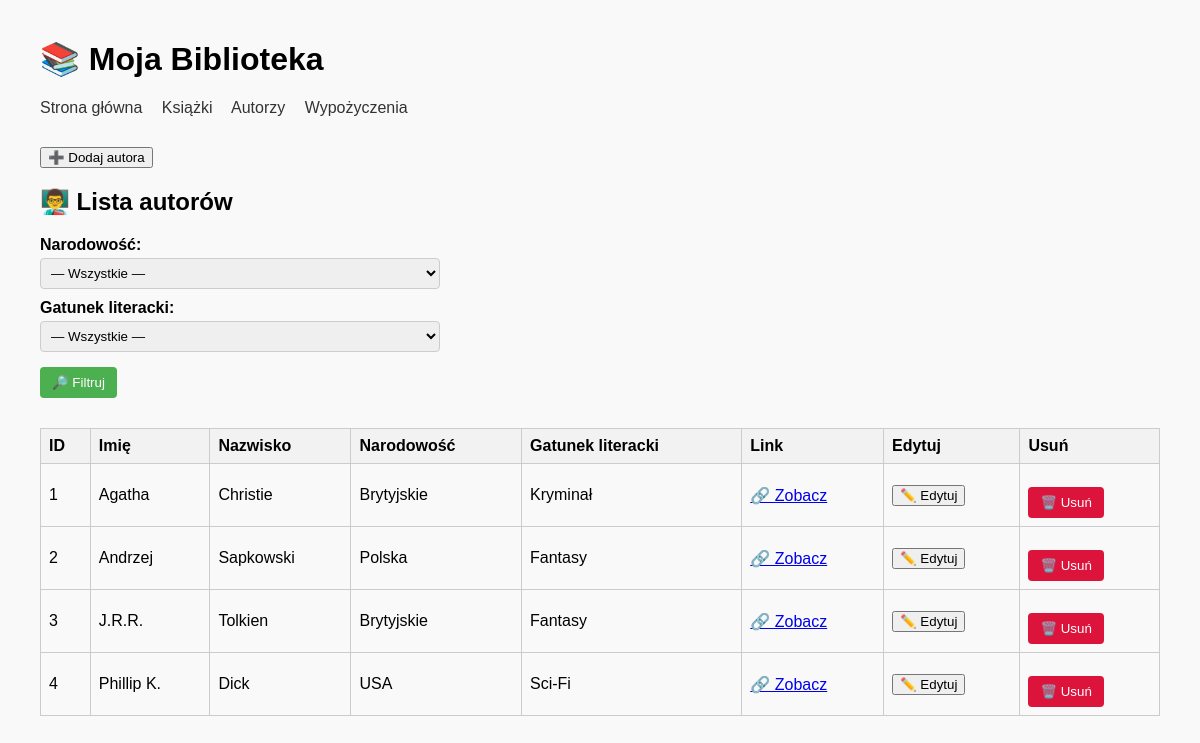
The app's page /authors with its own data.
### app/models.py (models this page shows, shortened)
class Author(db.Model):
    __tablename__ = "authors"
    id = db.Column(db.Integer, primary_key=True)
    name = db.Column(db.String(100), nullable=False)
    surname = db.Column(db.String(100), nullable=False)
    nationality = db.Column(db.String(100))
    main_genre = db.Column(db.String(100))
    info_url = db.Column(db.String(300), nullable=True)
    books = db.relationship("Book", backref="author", lazy="dynamic")

### app/routes.py (the view)
@app.route("/authors", strict_slashes=False)
def authors():
    nationality = request.args.get("nationality")
    main_genre = request.args.get("main_genre")
    query = Author.query
    nationalities = db.session.query(Author.nationality).distinct().filter(Author.nationality.isnot(None)).all()
    genres = db.session.query(Author.main_genre).distinct().filter(Author.main_genre.isnot(None)).all()
    nationality_list = sorted(set(n[0] for n in nationalities if n[0]))
    genre_list = sorted(set(g[0] for g in genres if g[0]))
    if nationality:
        query = query.filter(Author.nationality.ilike(f"%{nationality}%"))
    if main_genre:
        query = query.filter(Author.main_genre.ilike(f"%{main_genre}%"))
    all_authors = query.all()
    return render_template("authors.html", authors=all_authors, nationality_list=nationality_list, genre_list=genre_list)

### app/templates/authors.html (shortened to what this page needs)
{% extends "base.html" %}
{% block content %}
<a href="{{ url_for('new_author') }}">
    <button>➕ Dodaj autora</button>
</a>
<h2>👨‍🏫 Lista autorów</h2>
<form method="GET" action="{{ url_for('authors') }}">
    <label for="nationality">Narodowość:</label>
    <select name="nationality">
        <option value="">— Wszystkie —</option>
    </select>
    <label for="main_genre">Gatunek literacki:</label>
    <select name="main_genre">
        <option value="">— Wszystkie —</option>
    </select>
    <button type="submit">🔎 Filtruj</button>
</form>
<table>
    <tr>
        <th>ID</th>
        <th>Imię</th>
        <th>Nazwisko</th>
        <th>Narodowość</th>
        <th>Gatunek literacki</th>
        <th>Link</th>
        <th>Edytuj</th>
        <th>Usuń</th>
    </tr>
    {% for author in authors %}
    <tr>
        <td>{{ author.id }}</td>
        <td>{{ author.name }}</td>
        <td>{{ author.surname }}</td>
        <td>{{ author.nationality or "—" }}</td>
        <td>{{ author.main_genre or "—" }}</td>
        <td>
            {% if author.info_url %}
            <a href="{{ author.info_url }}" target="_blank">🔗 Zobacz</a>
            {% else %}
            —
            {% endif %}
        </td>
        <td>
            <a href="{{ url_for('edit_author', author_id=author.id) }}">
                <button>✏️ Edytuj</button>
            </a>
        </td>
        <td>
            <form method="POST" action="{{ url_for('delete_author', author_id=author.id) }}" style="display:inline;"
                onsubmit="return confirm('Czy na pewno chcesz usunąć tego autora?');">
                <button type="submit" style="background-color: crimson; color: white;">🗑️ Usuń</button>
            </form>
        </td>
    </tr>
    {% endfor %}
</table>
{% endblock %}

### app/static/style.css (style rules this page uses)
body { font-family: Arial, sans-serif; margin: 40px; background-color: #f9f9f9; }
form { max-width: 400px; margin-bottom: 30px; }
form label { display: block; margin-top: 10px; font-weight: bold; }
form input, form select { width: 100%; padding: 6px; margin-top: 4px; box-sizing: border-box; border: 1px solid #ccc; border-radius: 4px; }
form button { margin-top: 15px; padding: 8px 12px; background-color: #4CAF50; color: white; border: none; border-radius: 4px; cursor: pointer; }
table { width: 100%; border-collapse: collapse; margin-top: 20px; }
table th, table td { border: 1px solid #ccc; padding: 8px; text-align: left; }
table th { background-color: #f2f2f2; }

### records on screen
Author: id "1", name "Agatha", surname "Christie", nationality "Brytyjskie", main_genre "Kryminał"
Author: id "2", name "Andrzej", surname "Sapkowski", nationality "Polska", main_genre "Fantasy"
Author: id "3", name "J.R.R.", surname "Tolkien", nationality "Brytyjskie", main_genre "Fantasy"
Author: id "4", name "Phillip K.", surname "Dick", nationality "USA", main_genre "Sci-Fi"
